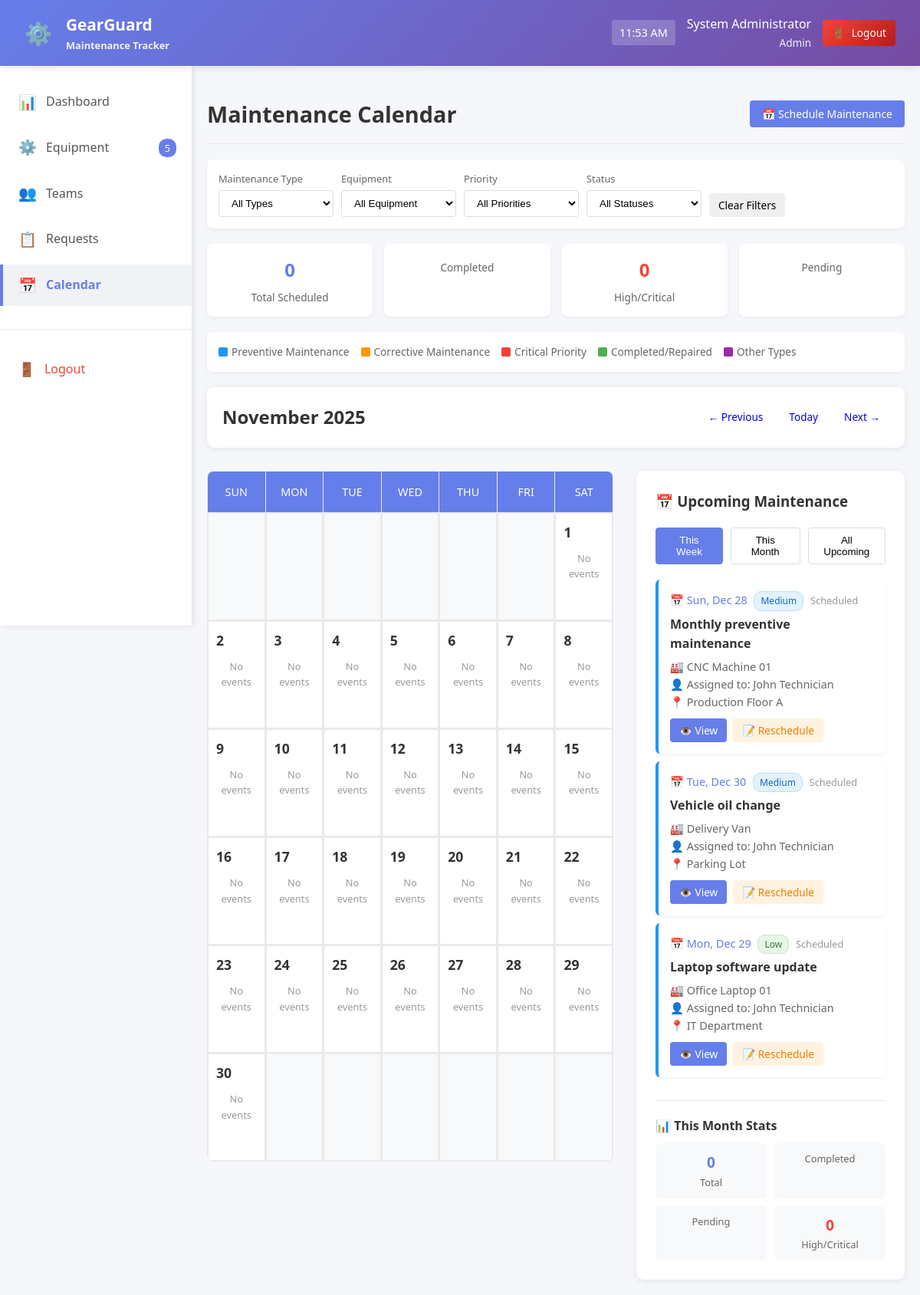
The app's page /pages/calendar.php?month=11&year=2025 (signed in) with its own data.
### tables this page shows
CREATE TABLE `maintenance_requests` (
  `id` int(11) NOT NULL,
  `request_number` varchar(50) DEFAULT NULL,
  `subject` varchar(200) NOT NULL,
  `description` text DEFAULT NULL,
  `equipment_id` int(11) NOT NULL,
  `type` varchar(20) DEFAULT 'Corrective',
  `priority` varchar(20) DEFAULT 'Medium',
  `status` varchar(20) DEFAULT 'New',
  `scheduled_date` date DEFAULT NULL,
  `duration_hours` int(11) DEFAULT NULL,
  `estimated_cost` decimal(10,2) DEFAULT NULL,
  `actual_cost` decimal(10,2) DEFAULT NULL,
  `completion_date` date DEFAULT NULL,
  `assigned_to` int(11) DEFAULT NULL,
  `created_by` int(11) DEFAULT NULL,
  `created_at` timestamp NOT NULL DEFAULT current_timestamp(),
  `updated_at` timestamp NOT NULL DEFAULT current_timestamp() ON UPDATE current_timestamp()
);

CREATE TABLE `equipment` (
  `id` int(11) NOT NULL,
  `name` varchar(200) NOT NULL,
  `serial_number` varchar(100) DEFAULT NULL,
  `category_id` int(11) DEFAULT NULL,
  `department_id` int(11) DEFAULT NULL,
  `location` varchar(200) DEFAULT NULL,
  `status` varchar(20) DEFAULT 'active',
  `notes` text DEFAULT NULL,
  `created_at` timestamp NOT NULL DEFAULT current_timestamp(),
  `purchase_date` date DEFAULT NULL,
  `warranty_date` date DEFAULT NULL,
  `maintenance_team_id` int(11) DEFAULT NULL,
  `created_by` int(11) DEFAULT NULL
);

CREATE TABLE `users` (
  `id` int(11) NOT NULL,
  `username` varchar(50) NOT NULL,
  `password` varchar(255) NOT NULL,
  `email` varchar(100) DEFAULT NULL,
  `full_name` varchar(100) DEFAULT NULL,
  `role` enum('admin','technician','manager','user') DEFAULT 'user',
  `team_id` int(11) DEFAULT NULL,
  `status` enum('active','inactive') DEFAULT 'active',
  `created_at` timestamp NOT NULL DEFAULT current_timestamp()
);

### pages/calendar.php (the view, shortened to what the rows shown need)
<?php
$conn = mysqli_connect("localhost", "root", "", "gear_guard");
$month = isset($_GET['month']) ? intval($_GET['month']) : date('n');
$year = isset($_GET['year']) ? intval($_GET['year']) : date('Y');
$filter_sql = '';
$today = date('Y-m-d');
$week_from_now = date('Y-m-d', strtotime('+7 days'));
$upcoming_query = "
    SELECT mr.*,
           e.name as equipment_name,
           e.location,
           e.serial_number,
           u.full_name as assigned_technician_name,
           u.username as technician_username
    FROM maintenance_requests mr
    LEFT JOIN equipment e ON mr.equipment_id = e.id
    LEFT JOIN users u ON mr.assigned_to = u.id
    WHERE mr.scheduled_date BETWEEN '$today' AND '$week_from_now'
    AND mr.status NOT IN ('Repaired', 'Completed', 'Finished', 'Cancelled')
    $filter_sql
    ORDER BY
        CASE
            WHEN mr.priority = 'Critical' THEN 1
            WHEN mr.priority = 'High' THEN 2
            WHEN mr.priority = 'Medium' THEN 3
            WHEN mr.priority = 'Low' THEN 4
            ELSE 5
        END,
        mr.scheduled_date
    LIMIT 10
";
$upcoming_result = mysqli_query($conn, $upcoming_query);
$upcoming_events = [];
if ($upcoming_result) {
    while ($row = mysqli_fetch_assoc($upcoming_result)) {
        $upcoming_events[] = $row;
    }
}
$month_name = date('F', mktime(0, 0, 0, $month, 1, $year));
?>
<!DOCTYPE html>
<html lang="en">
<head>
    <link rel="stylesheet" href="../css/style.css">
</head>
<body>
    <div class="container">
        <main class="main-content">
            <div class="page-header">
                <h1>Maintenance Calendar</h1>
            </div>
            <div class="calendar-header">
                <h2 style="margin: 0; color: #333;"><?php echo $month_name . ' ' . $year; ?></h2>
            </div>
            <div class="calendar-layout">
                <div class="events-sidebar">
                    <?php if (!empty($upcoming_events)): ?>
                        <?php foreach ($upcoming_events as $event):
                            $priority = strtolower($event['priority'] ?? 'medium');
                            $status_color = '';
                        ?>
                        <div class="event-item" id="event-<?php echo $event['id']; ?>">
                            <div class="event-date">
                                📅 <?php echo date('D, M j', strtotime($event['scheduled_date'])); ?>
                                <span class="event-badge badge-<?php echo $priority; ?>">
                                    <?php echo $event['priority'] ?? 'Medium'; ?>
                                </span>
                                <span style="font-size: 0.8rem; color: #999; margin-left: 5px; <?php echo $status_color; ?>">
                                    <?php echo $event['status'] ?? 'New'; ?>
                                </span>
                            </div>
                            <h4 style="margin: 5px 0; color: #333; font-size: 1rem;">
                                <?php echo htmlspecialchars($event['subject'] ?? 'No Subject'); ?>
                            </h4>
                            <div style="color: #666; margin-bottom: 10px; font-size: 0.9rem;">
                                <?php if (!empty($event['equipment_name'])): ?>
                                    <div>🏭 <?php echo htmlspecialchars($event['equipment_name']); ?></div>
                                <?php endif; ?>
                                <?php if (!empty($event['assigned_technician_name'])): ?>
                                    <div>👤 Assigned to: <?php echo htmlspecialchars($event['assigned_technician_name']); ?></div>
                                <?php elseif (!empty($event['technician_username'])): ?>
                                    <div>👤 Assigned to: <?php echo htmlspecialchars($event['technician_username']); ?></div>
                                <?php endif; ?>
                                <?php if (!empty($event['location'])): ?>
                                    <div>📍 <?php echo htmlspecialchars($event['location']); ?></div>
                                <?php endif; ?>
                            </div>
                            <div style="display: flex; gap: 8px; flex-wrap: wrap;">
                                <button class="btn btn-sm btn-primary"
                                        onclick="viewEvent(<?php echo $event['id']; ?>)">
                                    👁️ View
                                </button>
                                <button class="btn btn-sm"
                                        onclick="rescheduleEvent(<?php echo $event['id']; ?>)"
                                        style="background: #fff3e0; color: #f57c00;">
                                    📝 Reschedule
                                </button>
                            </div>
                        </div>
                        <?php endforeach; ?>
                    <?php endif; ?>
                </div>
            </div>
        </main>
    </div>
</body>
</html>

### records on screen
maintenance_requests: scheduled_date "Sun, Dec 28", priority "Medium", status "Scheduled", subject "Monthly preventive maintenance", equipment.name "CNC Machine 01", users.full_name "John Technician", equipment.location "Production Floor A"
maintenance_requests: scheduled_date "Tue, Dec 30", priority "Medium", status "Scheduled", subject "Vehicle oil change", equipment.name "Delivery Van", users.full_name "John Technician", equipment.location "Parking Lot"
maintenance_requests: scheduled_date "Mon, Dec 29", priority "Low", status "Scheduled", subject "Laptop software update", equipment.name "Office Laptop 01", users.full_name "John Technician", equipment.location "IT Department"

### other values on screen
$_SESSION['full_name'] "System Administrator"
$_SESSION['role'] "Admin"
$equipment_count "5"
$month_stats['total_count'] "0"
$month_stats['critical_count'] + $month_stats['high_count'] "0"
$month_name "November"
$year "2025"
